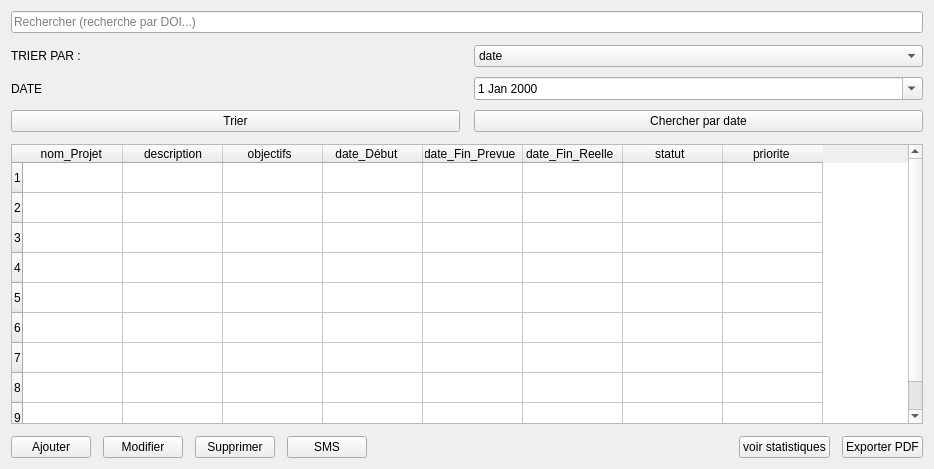
            <widget class="QWidget" name="page_proj_list">
             <layout class="QVBoxLayout" name="verticalLayoutProjList">
              <property name="spacing">
               <number>12</number>
              </property>
              <item>
               <widget class="QLineEdit" name="lineSearchProj">
                <property name="text">
                 <string/>
                </property>
                <property name="placeholderText">
                 <string>Rechercher (recherche par DOI...)</string>
                </property>
               </widget>
              </item>
              <item>
               <layout class="QGridLayout" name="gridLayoutProjFilters">
                <property name="horizontalSpacing">
                 <number>14</number>
                </property>
                <property name="verticalSpacing">
                 <number>10</number>
                </property>
                <item row="1" column="1">
                 <widget class="QDateEdit" name="dateDuProj">
                  <property name="calendarPopup">
                   <bool>true</bool>
                  </property>
                  <property name="date">
                   <date>
                    <year>2000</year>
                    <month>1</month>
                    <day>1</day>
                   </date>
                  </property>
                 </widget>
                </item>
                <item row="0" column="1">
                 <widget class="QComboBox" name="comboCategorieProj">
                  <item>
                   <property name="text">
                    <string>date</string>
                   </property>
                  </item>
                  <item>
                   <property name="text">
                    <string>titre</string>
                   </property>
                  </item>
                 </widget>
                </item>
                <item row="2" column="0">
                 <widget class="QPushButton" name="btnAppliquerProj">
                  <property name="text">
                   <string>Trier</string>
                  </property>
                 </widget>
                </item>
                <item row="2" column="1">
                 <widget class="QPushButton" name="btnFiltrerDateProj">
                  <property name="text">
                   <string>Chercher par date</string>
                  </property>
                 </widget>
                </item>
                <item row="0" column="0">
                 <widget class="QLabel" name="lblCategorieProj">
                  <property name="text">
                   <string>TRIER PAR :</string>
                  </property>
                 </widget>
                </item>
                <item row="1" column="0">
                 <widget class="QLabel" name="lblPeriodeDuProj">
                  <property name="text">
                   <string>DATE</string>
                  </property>
                 </widget>
                </item>
               </layout>
              </item>
              <item>
               <widget class="QTableWidget" name="tableProjets">
                <property name="minimumSize">
                 <size>
                  <width>0</width>
                  <height>280</height>
                 </size>
                </property>
                <property name="rowCount">
                 <number>9</number>
                </property>
                <property name="columnCount">
                 <number>8</number>
                </property>
                <row/>
                <row/>
                <row/>
                <row/>
                <row/>
                <row/>
                <row/>
                <row/>
                <row/>
                <column>
                 <property name="text">
                  <string>nom_Projet </string>
                 </property>
                </column>
                <column>
                 <property name="text">
                  <string>description</string>
                 </property>
                </column>
                <column>
                 <property name="text">
                  <string>objectifs  </string>
                 </property>
                </column>
                <column>
                 <property name="text">
                  <string>date_Début    </string>
                 </property>
                </column>
                <column>
                 <property name="text">
                  <string>date_Fin_Prevue  </string>
                 </property>
                </column>
                <column>
                 <property name="text">
                  <string>date_Fin_Reelle  </string>
                 </property>
                </column>
                <column>
                 <property name="text">
                  <string>statut  </string>
                 </property>
                </column>
                <column>
                 <property name="text">
                  <string>priorite </string>
                 </property>
                </column>
               </widget>
              </item>
              <item>
               <layout class="QHBoxLayout" name="horizontalLayoutProjBottom">
                <property name="spacing">
                 <number>12</number>
                </property>
                <item>
                 <widget class="QPushButton" name="btnAjouterProj">
                  <property name="text">
                   <string>Ajouter</string>
                  </property>
                 </widget>
                </item>
                <item>
                 <widget class="QPushButton" name="btnModifierProj">
                  <property name="text">
                   <string>Modifier</string>
                  </property>
                 </widget>
                </item>
                <item>
                 <widget class="QPushButton" name="btnSupprimerProj">
                  <property name="text">
                   <string>Supprimer</string>
                  </property>
                 </widget>
                </item>
                <item>
                 <widget class="QPushButton" name="btnSmsProj">
                  <property name="toolTip">
                   <string>Envoyer un SMS d'alerte pour ce projet</string>
                  </property>
                  <property name="text">
                   <string>SMS</string>
                  </property>
                 </widget>
                </item>
                <item>
                 <spacer name="horizontalSpacerProjBottom">
                  <property name="orientation">
                   <enum>Qt::Orientation::Horizontal</enum>
                  </property>
                  <property name="sizeHint" stdset="0">
                   <size>
                    <width>360</width>
                    <height>20</height>
                   </size>
                  </property>
                 </spacer>
                </item>
                <item>
                 <widget class="QPushButton" name="btnVoirStatistiquesProj">
                  <property name="text">
                   <string>voir statistiques</string>
                  </property>
                 </widget>
                </item>
                <item>
                 <widget class="QPushButton" name="btnExportPdfProj">
                  <property name="toolTip">
                   <string>Exporter les informations du projet sélectionné en PDF</string>
                  </property>
                  <property name="text">
                   <string>Exporter PDF</string>
                  </property>
                 </widget>
                </item>
               </layout>
              </item>
             </layout>
            </widget>
